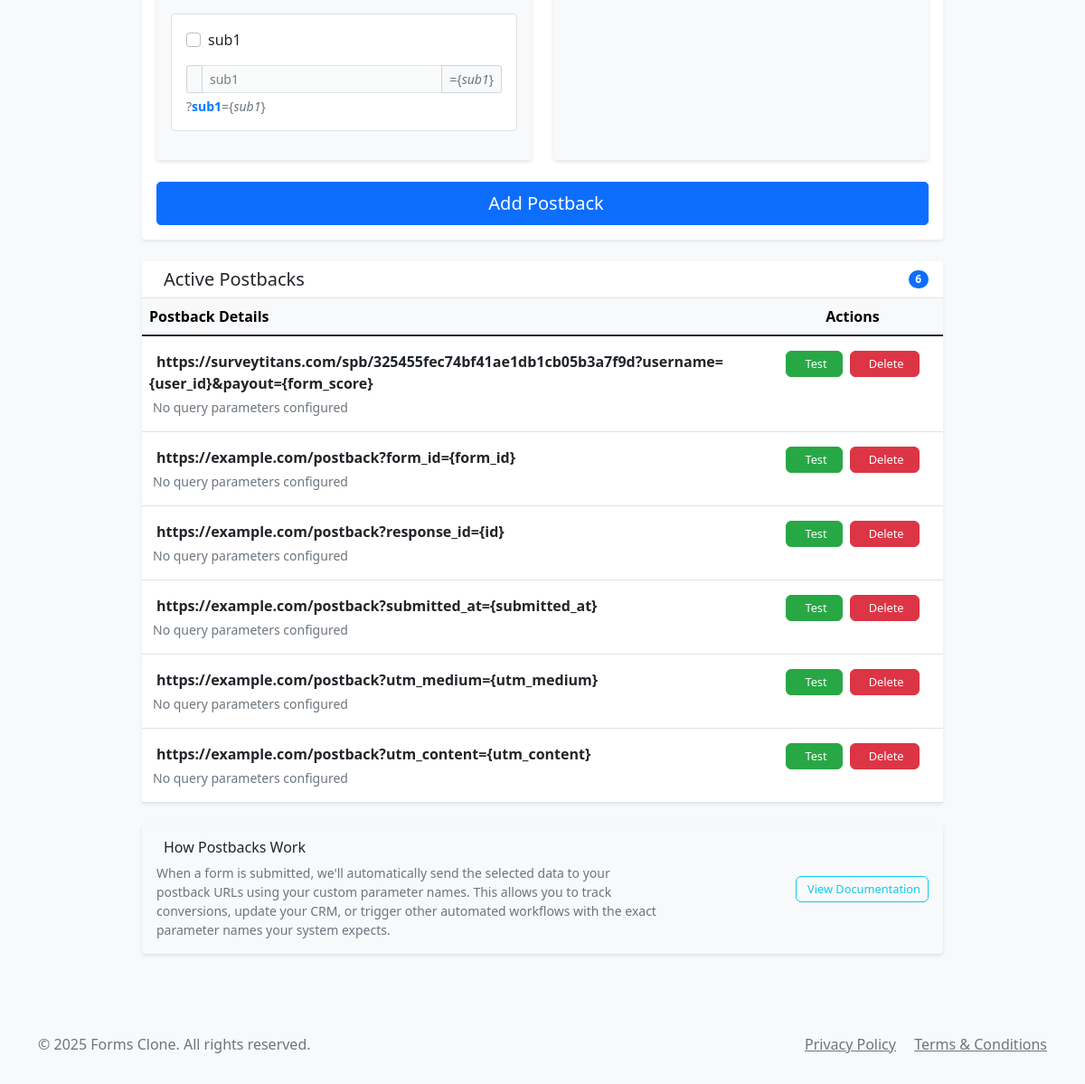
/postbacks (signed in, lower part), run on an earlier commit of the app's database.
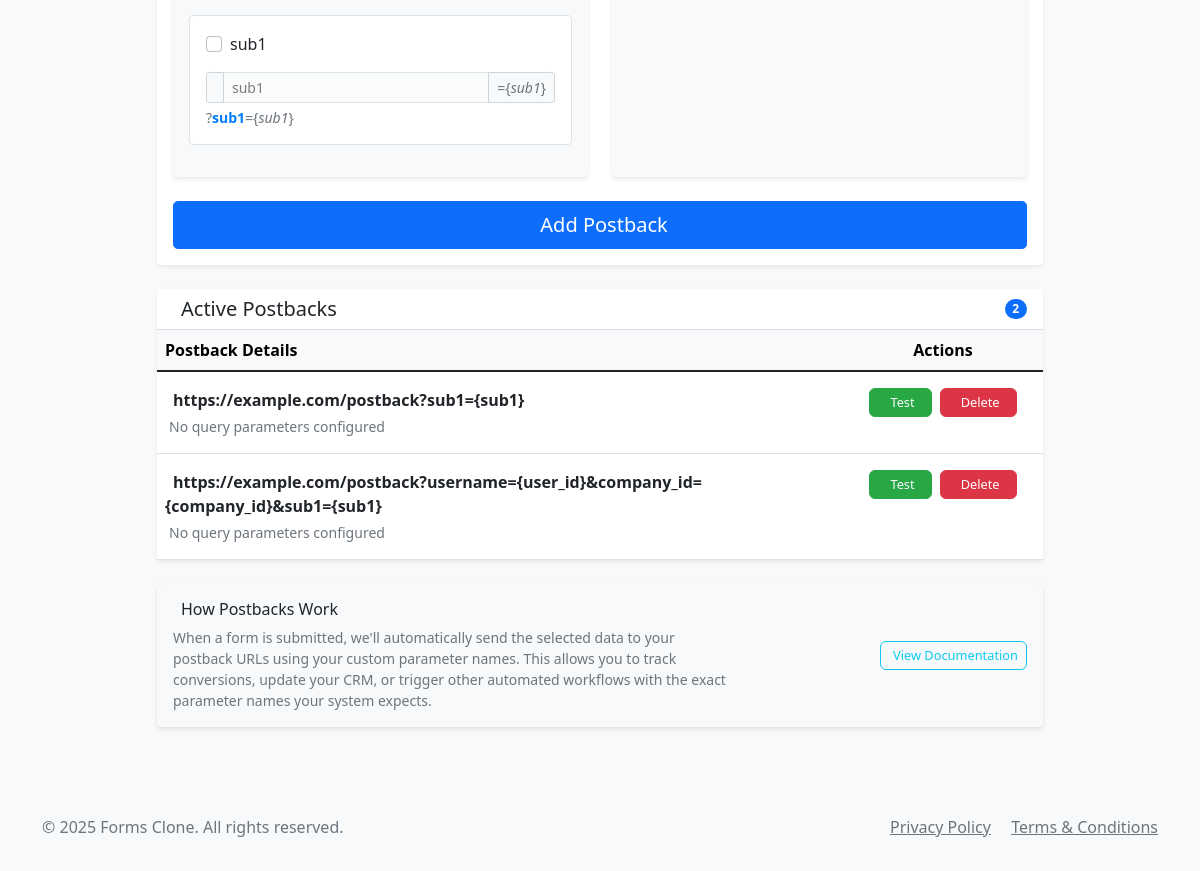
And on a later commit of the database.
### app.py (models this page shows)
class Postback(db.Model):
    id = db.Column(db.Integer, primary_key=True)
    url = db.Column(db.String(500), nullable=False)
    user_id = db.Column(db.Integer, db.ForeignKey('user.id'), nullable=False)
    created_at = db.Column(db.DateTime, default=datetime.utcnow)

### app.py (the view, shortened to what this page needs)
@app.route('/postbacks', methods=['GET', 'POST'])
@login_required
def manage_postbacks():
    postbacks = Postback.query.filter_by(user_id=current_user.id).all()
    return render_template('manage_postbacks.html', postbacks=postbacks)

### app.py (called while the page is built)
@app.context_processor
def inject_now():
    return {'now': datetime.now()}

@app.context_processor
def inject_csrf_token():
    return {'csrf_token': lambda: 'dummy_token'}

@login_manager.user_loader
def load_user(user_id):
    return User.query.get(int(user_id))

### templates/manage_postbacks.html (shortened to what this page needs)
{% extends "base.html" %}
{% block content %}
<div class="container-fluid px-4 py-4">
    <div class="row justify-content-center">
        <div class="col-xl-10 col-lg-11">
            <div class="card border-0 shadow-sm mb-4">
                <div class="card-body">
                    <form method="POST" class="needs-validation" novalidate>
                        <div class="mb-4">
                            <div class="row g-4">
                                <div class="col-lg-6">
                                    <div class="card bg-light border-0 h-100">
                                        <div class="card-body py-3">
                                            {% for field, label, default_param in [
                                                ('form_id', 'Form ID', 'form_id'),
                                                ('id', 'Response ID', 'response_id'),
                                                ('submitted_at', 'Submission Time', 'submitted_at'),
                                                ('user_id', 'User ID', 'username'),
                                                ('company_id', 'Company ID', 'company_id'),
                                                ('form_score', 'Form Score', 'form_score'),
                                                ('sub1','sub1','sub1')
                                            ] %}
                                            <div class="parameter-row mb-3 p-3 border rounded bg-white">
                                                <div class="row align-items-center">
                                                    <div class="col-12 mb-2">
                                                        <div class="form-check">
                                                            <input class="form-check-input parameter-checkbox"
                                                                   type="checkbox"
                                                                   name="include_{{ field }}"
                                                                   id="include_{{ field }}"
                                                                   data-field="{{ field }}">
                                                            <label class="form-check-label fw-semibold" for="include_{{ field }}">
                                                                {{ label }}
                                                            </label>
                                                        </div>
                                                    </div>
                                                    <div class="col-12">
                                                        <div class="input-group input-group-sm">
                                                            <span class="input-group-text bg-light">
                                                            </span>
                                                            <input type="text"
                                                                   class="form-control parameter-name-input"
                                                                   name="param_name_{{ field }}"
                                                                   id="param_name_{{ field }}"
                                                                   placeholder="{{ default_param }}"
                                                                   value="{{ default_param }}"
                                                                   disabled>
                                                            <span class="input-group-text bg-light small text-muted">
                                                                ={<span class="field-name">{{ field }}</span>}
                                                            </span>
                                                        </div>
                                                        <div class="form-text small mt-1">
                                                            ?<span class="param-preview">{{ default_param }}</span>={<span class="field-name">{{ field }}</span>}
                                                        </div>
                                                    </div>
                                                </div>
                                            </div>
                                        </div>
                                    </div>
                                </div>
                                <div class="col-lg-6">
                                    <div class="card bg-light border-0 h-100">
                                        <div class="card-body py-3">
                                        </div>
                                    </div>
                                </div>
                            </div>
                        </div>
                        <div class="d-grid">
                            <button type="submit" class="btn btn-primary btn-lg">
                                Add Postback
                            </button>
                        </div>
                    </form>
                </div>
            </div>
            <div class="card border-0 shadow-sm">
                <div class="card-header bg-white border-bottom">
                    <div class="d-flex justify-content-between align-items-center">
                        <h5 class="card-title mb-0">
                            Active Postbacks
                        </h5>
                        {% if postbacks %}
                        <span class="badge bg-primary rounded-pill">{{ postbacks|length }}</span>
                        {% endif %}
                    </div>
                </div>
                <div class="card-body p-0">
                    {% if postbacks %}
                        <div class="table-responsive">
                            <table class="table table-hover mb-0">
                                <thead class="table-light">
                                    <tr>
                                        <th class="border-0 fw-semibold">Postback Details</th>
                                        <th class="border-0 fw-semibold text-center" width="200">Actions</th>
                                    </tr>
                                </thead>
                                <tbody>
                                    {% for pb in postbacks %}
                                    <tr>
                                        <td class="py-3">
                                            <div class="d-flex flex-column">
                                                <div class="mb-1">
                                                    <strong class="text-dark">{{ pb.url }}</strong>
                                                </div>
                                                {% if pb.query_params %}
                                                <div class="small text-muted">
                                                    <i class="fas fa-code me-1"></i>
                                                    Parameters: <code class="bg-light px-2 py-1 rounded">?{{ pb.query_params }}</code>
                                                </div>
                                                {% else %}
                                                <div class="small text-muted">
                                                    No query parameters configured
                                                </div>
                                                {% endif %}
                                            </div>
                                        </td>
                                        <td class="text-center py-3">
                                            <div class="d-flex gap-2 justify-content-center">
                                                <a href="/postback_tester?postback_id={{ pb.id }}"
                                                   class="btn btn-success btn-sm px-3"
                                                   data-bs-toggle="tooltip"
                                                   title="Send a test request to verify this postback URL is working">
                                                    Test
                                                </a>
                                                <form method="POST"
                                                      action="{{ url_for('delete_postback', postback_id=pb.id) }}"
                                                      onsubmit="return confirm('Are you sure you want to permanently delete this postback URL?');"
                                                      class="d-inline">
                                                    <button type="submit"
                                                            class="btn btn-danger btn-sm px-3"
                                                            data-bs-toggle="tooltip"
                                                            title="Permanently remove this postback URL">
                                                        Delete
                                                    </button>
                                                </form>
                                            </div>
                                        </td>
                                    </tr>
                                    {% endfor %}
                                </tbody>
                            </table>
                        </div>
                    {% endif %}
                </div>
            </div>
            <div class="row mt-4">
                <div class="col-12">
                    <div class="card border-0 bg-light">
                        <div class="card-body">
                            <div class="row align-items-center">
                                <div class="col-md-8">
                                    <h6 class="mb-2">
                                        How Postbacks Work
                                    </h6>
                                    <p class="text-muted small mb-0">
                                        When a form is submitted, we'll automatically send the selected data to your postback URLs using your custom parameter names.
                                        This allows you to track conversions, update your CRM, or trigger other automated workflows with the exact parameter names your system expects.
                                    </p>
                                </div>
                                <div class="col-md-4 text-md-end">
                                    <a href="#" class="btn btn-outline-info btn-sm">
                                        View Documentation
                                    </a>
                                </div>
                            </div>
                        </div>
                    </div>
                </div>
            </div>
        </div>
    </div>
</div>
{% endblock %}

### templates/base.html (shortened to what this page needs)
<!DOCTYPE html>
<html lang="en">
<head>
    <link href="https://cdn.jsdelivr.net/npm/bootstrap@5.1.3/dist/css/bootstrap.min.css" rel="stylesheet">
    <link rel="stylesheet" href="{{ url_for('static', filename='css/style.css') }}">
</head>
<body>
    <div class="container mt-4">
        {% block content %}{% endblock %}
    </div>
    <footer class="footer mt-5 py-3 bg-light">
        <div class="container">
            <div class="row">
                <div class="col-md-6">
                    <p class="text-muted">&copy; {{ moment().format('YYYY') }} Forms Clone. All rights reserved.</p>
                </div>
                <div class="col-md-6 text-end">
                    <a href="{{ url_for('privacy_policy') }}" class="text-muted me-3">Privacy Policy</a>
                    <a href="{{ url_for('terms_and_conditions') }}" class="text-muted">Terms & Conditions</a>
                </div>
            </div>
        </div>
    </footer>
</body>
</html>

### static/css/style.css (style rules this page uses)
body { background-color: #f8f9fa; }
.card { box-shadow: 0 2px 4px rgba(0, 0, 0, 0.1); border: none; }
.card-header { background-color: #fff; border-bottom: 1px solid rgba(0, 0, 0, 0.1); }
.form-check { margin-bottom: 0.5rem; }
.card-title { margin-bottom: 0.5rem; font-weight: 500; }

### templates/manage_postbacks.html (style rules this page uses)
.card { transition: all 0.2s ease-in-out; }
.btn-sm { font-size: 0.8rem; font-weight: 500; border-radius: 6px; }
.btn-success { background-color: #28a745; border-color: #28a745; }
.parameter-row { transition: all 0.2s ease-in-out; }
.parameter-name-input:disabled { background-color: #f8f9fa; opacity: 0.6; }
.param-preview { font-weight: 600; color: #007bff; }
.field-name { color: #6c757d; font-style: italic; }
.h-100 { height: 100% !important; }
.parameter-row { border: 1px solid #e9ecef; border-radius: 8px; }

What changed in the data, as far as the page shows it:
removed Postback: url "https://surveytitans.com/spb/325455fec74bf41ae1db1cb05b3a7f9d?username={user_id}&payout={form_score}"
removed Postback: url "https://example.com/postback?form_id={form_id}"
removed Postback: url "https://example.com/postback?response_id={id}"
removed Postback: url "https://example.com/postback?submitted_at={submitted_at}"
removed Postback: url "https://example.com/postback?utm_medium={utm_medium}"
removed Postback: url "https://example.com/postback?utm_content={utm_content}"
added Postback: url "https://example.com/postback?sub1={sub1}"
added Postback: url "https://example.com/postback?username={user_id}&company_id={company_id}&sub1={sub1}"
Also different on the page:
{{ postbacks|length }}: "6" → "2"
